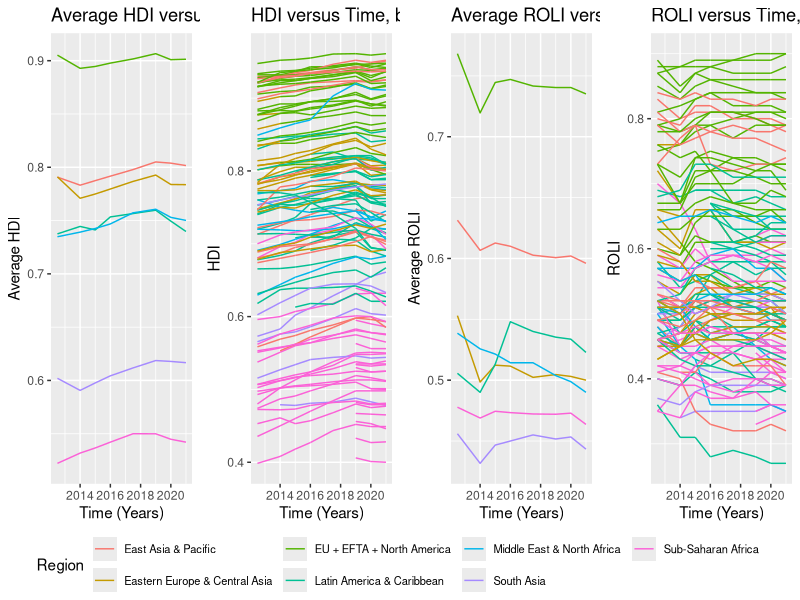
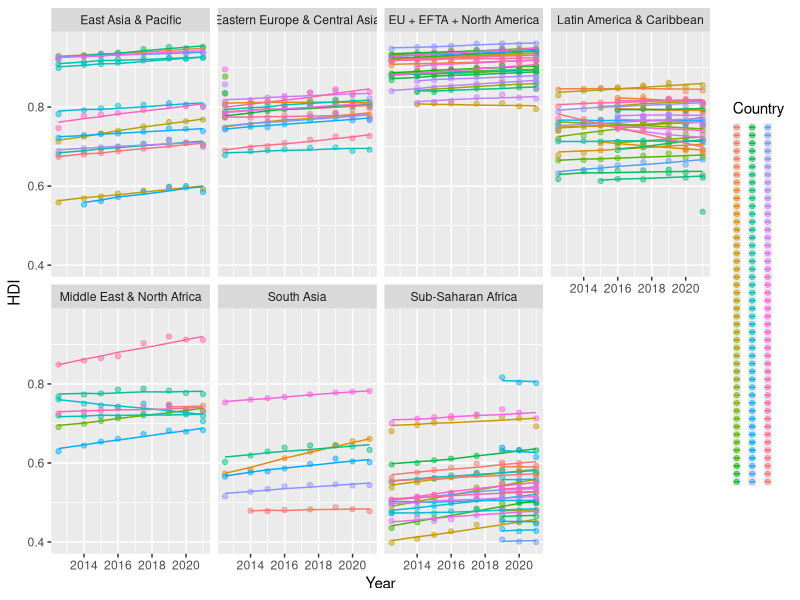
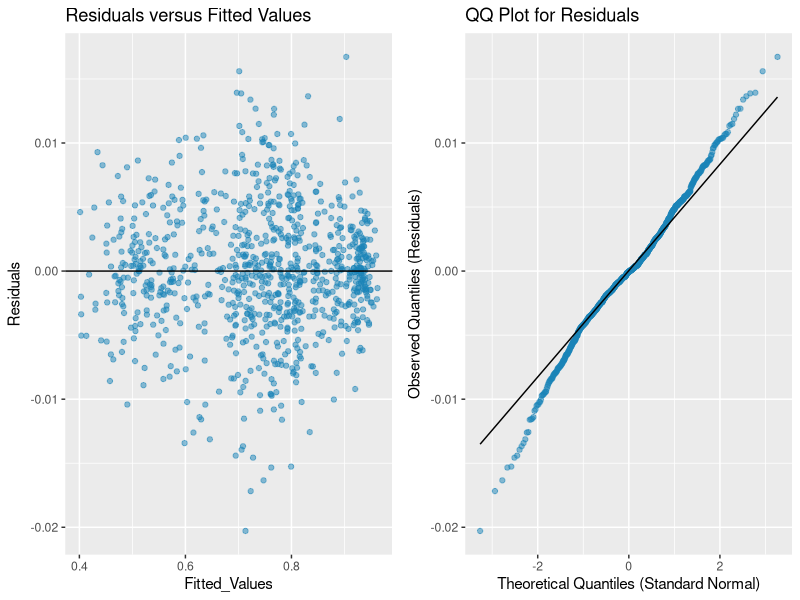
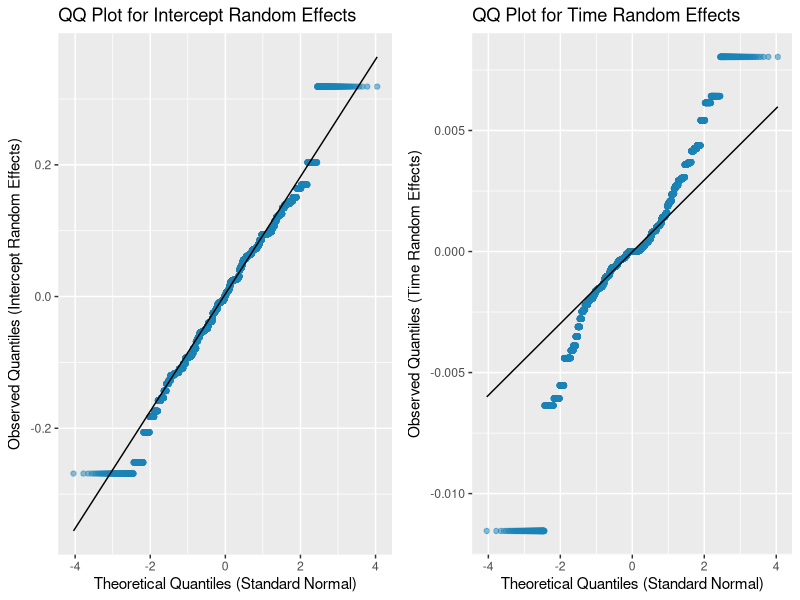
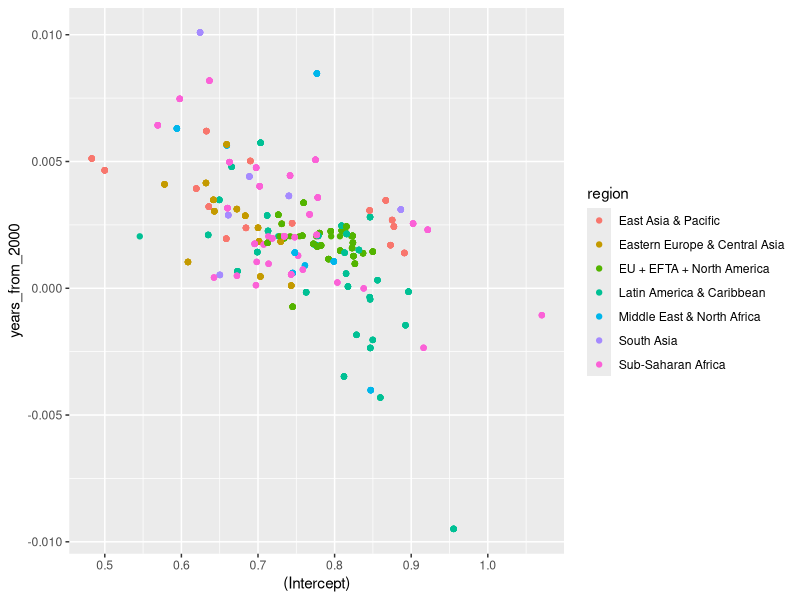
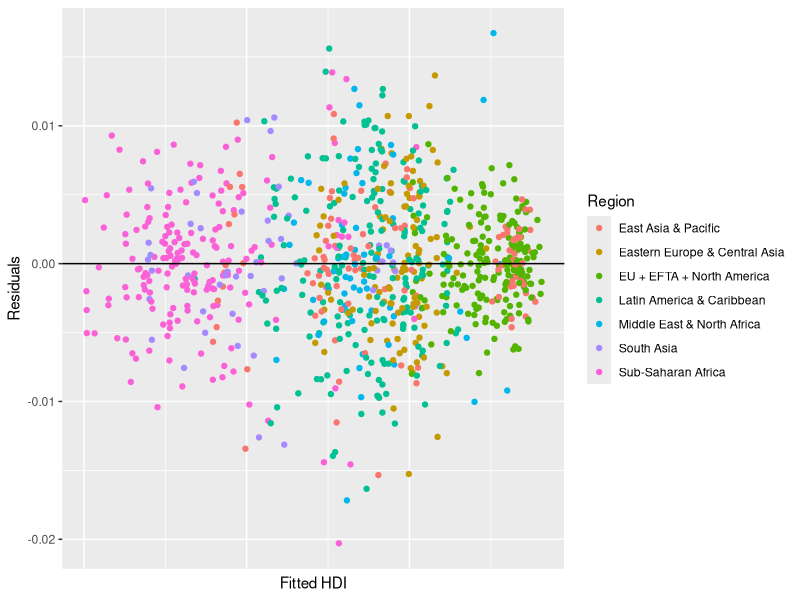
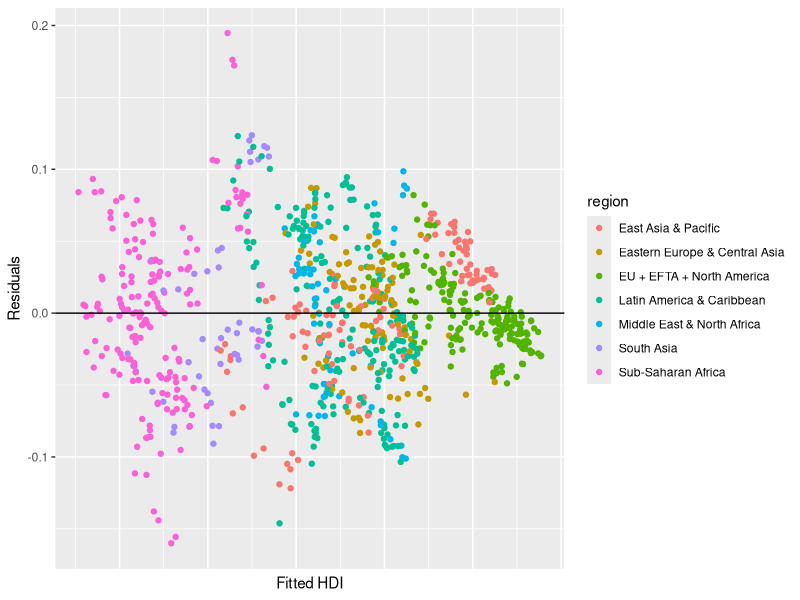

Write R code to recreate these figures, in order.
## ---- chunk 1
knitr::opts_chunk$set(echo = FALSE, warning=FALSE, message=FALSE)
## ---- chunk 2
# Load Libraries
library(dplyr)
library(ggplot2)
library(lme4)
library(broom.mixed)
library(lmerTest)
library(ggpubr)
library(knitr)
library(kableExtra)

data = read.csv("./data/data_clean.csv")
## ---- chunk 3
data[data$year == "2012-2013", "year"] = "2012.5"
data[data$year == "2017-2018", "year"] = "2017.5"
data$year = as.numeric(data$year)
data$Region = data$region
average_hdi = data %>% group_by(Region,year) %>% summarise(average_hdi = mean(hdi))
hdi_region = ggplot(data=average_hdi, aes(x=year, y=average_hdi)) + geom_line(aes(color = Region))+  theme(legend.text = element_text(size = 8)) + labs(title = "Average HDI versus Time, by Region", x= "Time (Years)", y = "Average HDI")
hdi_country = ggplot(data=data, aes(x=year, y=hdi, group = country, col=Region)) + geom_line()+  theme(legend.text = element_text(size = 8)) + labs(title = "HDI versus Time, by Country", x= "Time (Years)", y = "HDI")
average_roli = data %>% group_by(Region,year) %>% summarise(average_roli = mean(wjp.rule))
roli_region = ggplot(data=average_roli, aes(x=year, y=average_roli)) + geom_line(aes(color = Region))+  theme(legend.text = element_text(size = 8)) + labs(title = "Average ROLI versus Time, by Region", x= "Time (Years)", y = "Average ROLI")
roli_country = ggplot(data=data, aes(x=year, y=wjp.rule, group = country, col=Region)) + geom_line()+  theme(legend.text = element_text(size = 8)) + labs(title = "ROLI versus Time, by Country", x= "Time (Years)", y = "ROLI")
ggarrange(hdi_region, hdi_country, roli_region, roli_country, ncol = 4, nrow=1, common.legend = TRUE, legend="bottom")
## ---- chunk 4
# Create Time Mixed Effects Model
selected_columns = data[, c("country","year", "region", "hdi", "x1.6","x3.2", "x5.1", "x6.4", "x7.3")]
selected_columns[selected_columns$year == "2012-2013", "year"] = "2012.5"
selected_columns[selected_columns$year == "2017-2018", "year"] = "2017.5"
selected_columns$year = as.numeric(selected_columns$year)
selected_columns$years_from_2000 = selected_columns$year - 2000

selected_columns = na.omit(selected_columns)

time_mixed_effects = lmer(hdi~years_from_2000+x1.6+x3.2+x5.1+x6.4+x7.3+region+(1+years_from_2000|country),data=selected_columns)

plotFit <- function(TimeCourse, ...)
ggplot(selected_columns, aes(x = year, y = hdi, col=factor(country))) +
  geom_point(alpha = 0.5) + facet_wrap(~region,  nrow = 2) + 
       geom_line(data = cbind(selected_columns, y.hat = predict(time_mixed_effects)), aes(x = year, y = y.hat), ...) + labs(x = "Year", y = "HDI", color = "Country") + theme(legend.text = element_blank(), legend.key.size = unit(2, 'mm')) + guides(color = guide_legend(ncol = 3))

plotFit(time_mixed_effects)
## ---- chunk 5
tme_residuals = data.frame( "Residuals" = residuals(time_mixed_effects), "Fitted_Values" = fitted(time_mixed_effects))

fitted_resid = ggplot(data = tme_residuals, aes(x=Fitted_Values,y = Residuals)) + geom_point(color = "#1a84b8", alpha = 0.5) + geom_hline(yintercept=0)+ labs(title= "Residuals versus Fitted Values")

qq_resid = ggplot(tme_residuals, aes(sample = Residuals)) +
  geom_qq(color = "#1a84b8", alpha = 0.5) +
  geom_qq_line() +
  labs(title = "QQ Plot for Residuals",x = "Theoretical Quantiles (Standard Normal)", y = "Observed Quantiles (Residuals)")

ggarrange(fitted_resid,qq_resid, ncol = 2)

ranef = ranef(time_mixed_effects)

random_effects_df <- data.frame(
  Group = rep(rownames(ranef[[1]]), each = nrow(ranef[[1]])),
  Effect = as.vector(ranef[[1]])
)

qq_ranef = ggplot(random_effects_df, aes(sample = Effect..Intercept.)) +
  geom_qq(color = "#1a84b8", alpha = 0.5) +
  geom_qq_line() +
  labs(title = "QQ Plot for Intercept Random Effects",x = "Theoretical Quantiles (Standard Normal)", y = "Observed Quantiles (Intercept Random Effects)")

qq_ranef_time = ggplot(random_effects_df, aes(sample = Effect.years_from_2000)) +
  geom_qq(color = "#1a84b8", alpha = 0.5) +
  geom_qq_line() +
  labs(title = "QQ Plot for Time Random Effects",x = "Theoretical Quantiles (Standard Normal)", y = "Observed Quantiles (Time Random Effects)")

ggarrange(qq_ranef,qq_ranef_time)

## ---- chunk 6
# Determine Significance of Coefficients
fixed_effects = as.data.frame(summary(time_mixed_effects)$coefficients)

kable(fixed_effects,  format = "pipe", align = c("l", "c", "c", "c", "c", "c"))%>% kable_styling(full_width = FALSE)
## ---- chunk 7
# Importance of insig fixed effects
time_mixed_effects_noinsig = lmer(hdi~years_from_2000+x7.3+region+(1|country),data=selected_columns)
anova(time_mixed_effects,time_mixed_effects_noinsig)

# Importance of random effects of years
time_mixed_effects_noYear = lmer(hdi~years_from_2000+x1.6+x3.2+x5.1+x6.4+x7.3+region+(1|country),data=selected_columns)
anova(time_mixed_effects,time_mixed_effects_noYear)

# Importance of Mixed Effects model
time_mixed_effects_noMixed = lm(hdi~years_from_2000+x1.6+x3.2+x5.1+x6.4+x7.3+region,data=selected_columns)
anova(time_mixed_effects_noYear,time_mixed_effects_noMixed)
## ---- chunk 8
# Make Plots
country_coef = as.data.frame(coef(time_mixed_effects)$country)
country_coef = merge(country_coef, selected_columns[,c("country", "region")], by.x=c("row.names"), by.y=c("country"))

ggplot(data = country_coef, aes(x=`(Intercept)`, y = years_from_2000)) + geom_point(aes(color=region))

residuals = augment(time_mixed_effects)
residuals$Region = residuals$region
ggplot(data = residuals, aes(x=.fitted, y = .resid)) +
  geom_point(aes(color = Region)) +
  theme(axis.text.x=element_blank(), axis.ticks.x=element_blank()) +
  geom_hline(yintercept = 0) +
  labs(y="Residuals", x="Fitted HDI")
## ---- chunk 9
# Old wrong model
time_mixed_effects = lmer(hdi~years_from_2000+x1.6+x3.2+x5.1+x6.4+x7.3+(1+years_from_2000|region),data=selected_columns)


residuals = augment(time_mixed_effects)
ggplot(data = residuals, aes(x=.fitted, y = .resid)) +
  geom_point(aes(color = region)) +
  theme(axis.text.x=element_blank(), axis.ticks.x=element_blank()) +
  geom_hline(yintercept = 0) +
  labs(y="Residuals", x="Fitted HDI")
